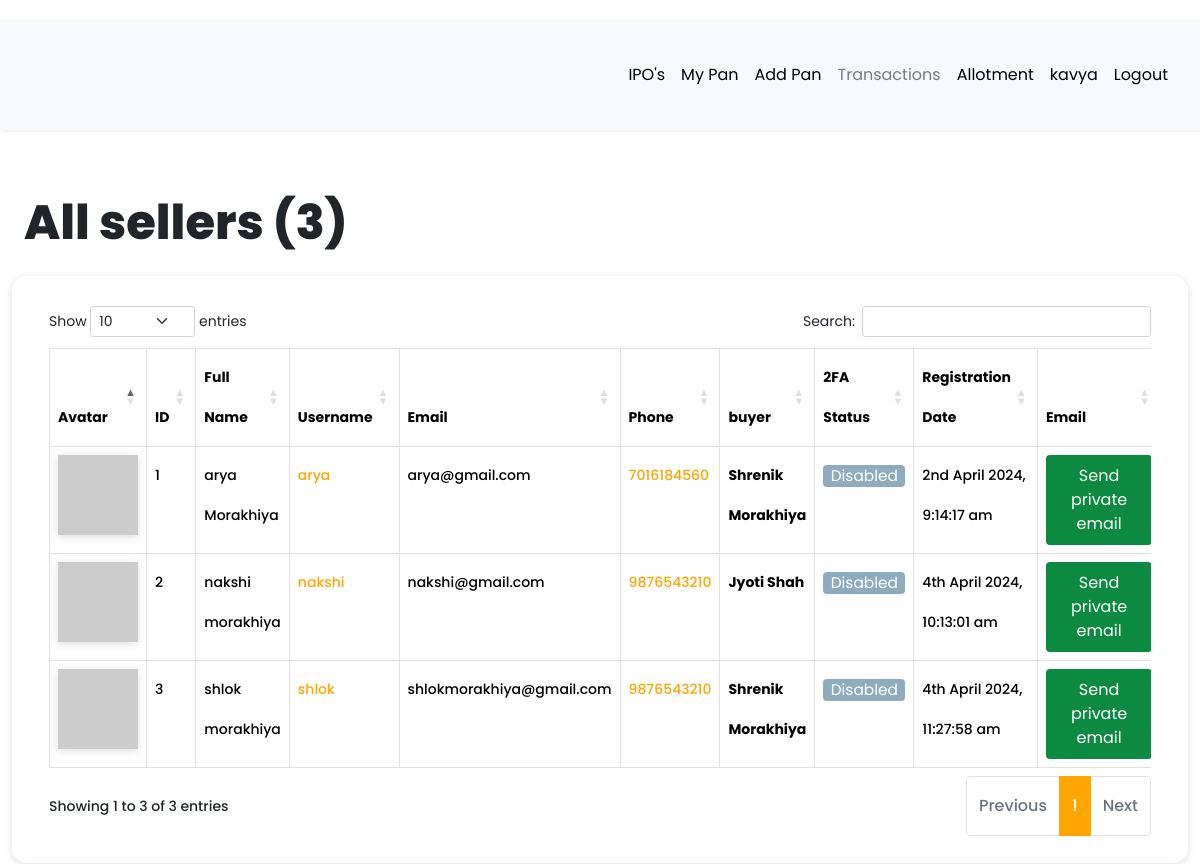
Before: /dashboard/all-sellers (signed in) with the older database file.
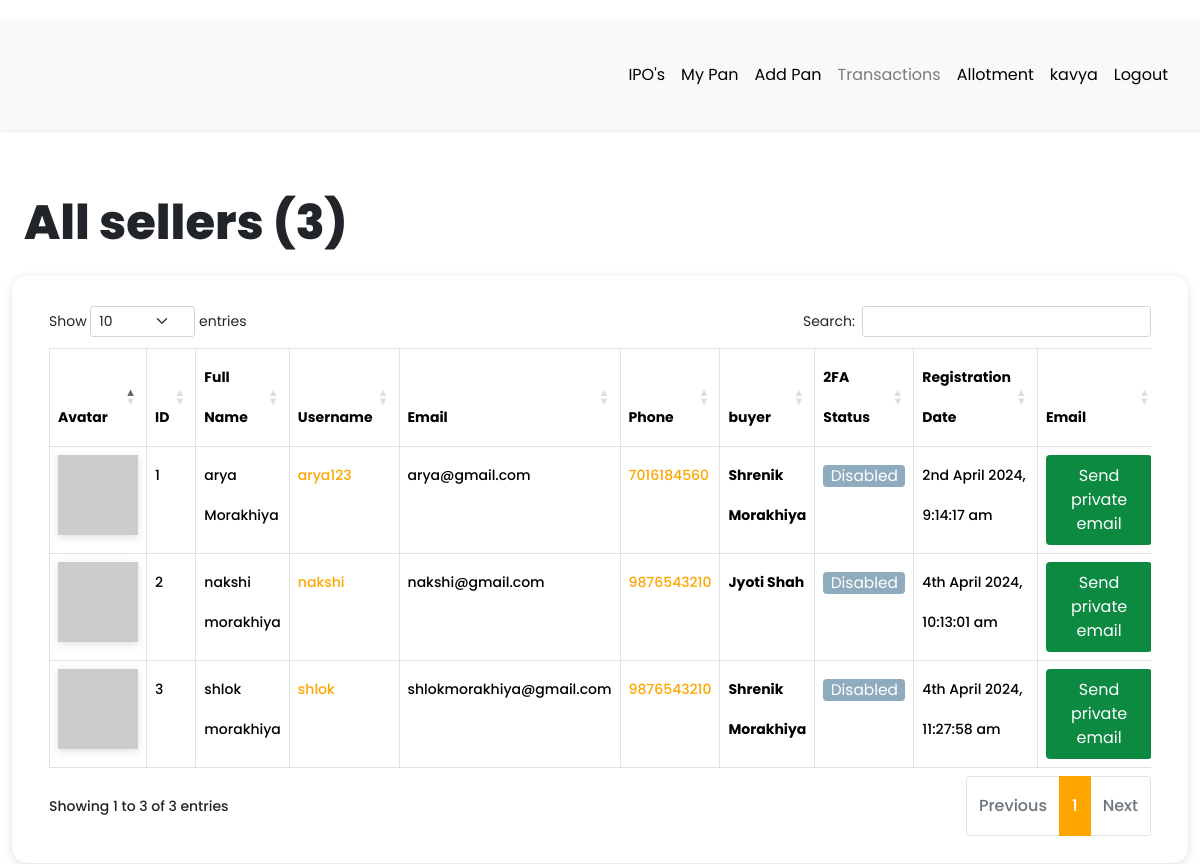
After: the same page with the newer database file.
### app/models.py (models this page shows, shortened)
class User(db.Model, UserMixin):
    __tablename__ = "user"
    id = db.Column(db.Integer, primary_key=True)
    first_name = db.Column(db.String(64), index=True, default="First Name", nullable=False)
    last_name = db.Column(db.String(64), index=True, default="Last Name", nullable=False)
    username = db.Column(db.String(64), index=True, unique=True, nullable=False)
    email = db.Column(db.String(128), index=True, unique=True, nullable=False)
    password_hash = db.Column(db.String(128))
    confirm_password = db.Column(db.String(128))
    phone_number = db.Column(db.String(20), default="7016184560", nullable=False)
    verification_phone = db.Column(db.String(20))
    active = db.Column(db.Boolean, nullable=False, default=True)
    delete_account = db.Column(db.Boolean, default=False)
    registered_at = db.Column(db.DateTime, default=datetime.utcnow, nullable=False)
    emails = db.relationship("Email", backref="author", lazy="dynamic")
    type = db.Column(db.String(64))
    __mapper_args__ = {"polymorphic_identity": "user", "polymorphic_on": "type"}
    def two_factor_enabled(self):
        return self.verification_phone is not None
    @property
    def is_active(self):
        return self.active
    def avatar(self, size):
        digest = md5(self.email.lower().encode("utf-8")).hexdigest()
        return f"https://www.gravatar.com/avatar/{digest}?d=identicon&s={size}"

class Seller(User):
    __tablename__ = "seller"
    id = db.Column(
        db.Integer,
        db.ForeignKey("user.id", ondelete="CASCADE", name="fk_seller_user_id"),  # Explicit FK name
        primary_key=True
    )
    current_residence = db.Column(db.String(64), default="Ahmedabad, Gujarat")
    buyer_id = db.Column(db.Integer, db.ForeignKey("buyer.id", ondelete="CASCADE"))
    buyer = db.relationship(
        "Buyer", backref="buyer", foreign_keys=[buyer_id], passive_deletes=True
    )
    __mapper_args__ = {"polymorphic_identity": "seller", "polymorphic_load": "inline"}

### app/routes.py (the view, shortened to what this page needs)
@app.route("/dashboard/all-sellers")
@login_required
def all_sellers():
    if current_user.type == "admin":
        sellers = Seller.query.all()
        all_registered_sellers = len(sellers)
        return render_template(
            "seller/all_sellers.html",
            title="All sellers",
            sellers=sellers,
            all_registered_sellers=all_registered_sellers,
        )
    else:
        return flash_message()

### app/models.py (called while the page is built)
@login.user_loader
def load_user(id):
    return User.query.get(int(id))

### app/templates/seller/all_sellers.html (shortened to what this page needs)
{% extends 'base.html' %}
{% block current_user_content %}
    <div class="container-fluid content">
        <div class="row">
            <div class="col-md-12">
                <h1 class="mt-4 mb-4">{{ title }} ({{ all_registered_sellers }})</h1>
            </div>
        </div>
        <div class="row users">
            <div class="col-md-12">
                <div class="table-responsive">
                    <table id="data" class="table table-hover table-bordered">
                        <thead>
                            <tr>
                                <th>Avatar</th>
                                <th>ID</th>
                                <th>Full Name</th>
                                <th>Username</th>
                                <th>Email</th>
                                <th>Phone</th>
                                <th>buyer</th>
                                <th>2FA Status</th>
                                <th>Registration Date</th>
                                <th>Email</th>
                            </tr>
                        </thead>
                        <tbody>
                            {% for seller in sellers %}
                                <tr>
                                    <td><img src="{{ seller.avatar(25) }}"></td>
                                    <td>{{ loop.index }}</td>
                                    <td>{{ seller.first_name }} {{ seller.last_name }}</td>
                                    <td> <a href="{{ url_for('all_transaction',seller_id = seller.id) }}">{{ seller.username }}</a></td>
                                    <td>{{ seller.email }}</td>
                                    <td><a href="https://wa.me/{{ seller.phone_number | replace('+', '') }}?text=Hello%20From%20somaSOMA" target="_blank">{{ seller.phone_number }}</a></td>
                                    <td><strong>{{ seller.buyer.first_name }} {{ seller.buyer.last_name }}</strong></td>
                                    {% if seller.two_factor_enabled() %}
                                        <td><span class="label label-info"> Enabled </span></td>
                                    {% else %}
                                        <td><span class="label label-info"> Disabled </span></td>
                                    {% endif %}
                                    <td>{{ moment(seller.registered_at).format('Do MMMM YYYY, h:mm:ss a') }}</td>
                                    <td>
                                        {% if seller.email == current_user.email %}
                                            <a
                                                href=" {{ url_for('compose_direct_email_to_seller', email=seller.email) }} "
                                                class="btn link_disabled"
                                                style="background-color: #0d8a41; color: white;">
                                                Send Private Email
                                            </a>
                                        {% else %}
                                            <a
                                                href=" {{ url_for('compose_direct_email_to_seller', email=seller.email) }} "
                                                class="btn"
                                                style="background-color: #0d8a41; color: white;">
                                                    Send private email
                                            </a>
                                        {% endif %}
                                    </td>
                                </tr>
                            {% endfor %}
                        </tbody>
                    </table>
                </div>
            </div>
        </div>
    </div>
{% endblock %}

### app/templates/base.html (shortened to what this page needs)
<!DOCTYPE html>
<html lang="eng">
<head>
  <link rel="stylesheet" href="https://cdnjs.cloudflare.com/ajax/libs/intl-tel-input/16.0.4/css/intlTelInput.css">
  <link rel="stylesheet" type="text/css" href="https://cdn.datatables.net/1.10.25/css/dataTables.bootstrap5.css">
  <link rel="stylesheet" href="../static/css/navbar.css">
  {% if current_user.is_authenticated %}
  <link rel="stylesheet" type="text/css" href="{{ url_for('static', filename='css/custom_current_user.css') }}"
    alt="52 Not available at this momoent">
  <link href="https://cdn.jsdelivr.net/npm/bootstrap@5.3.3/dist/css/bootstrap.min.css" rel="stylesheet"
>
  <link rel="stylesheet" href="../static/css/main.css">
  <link rel="stylesheet"
    href="https://cdnjs.cloudflare.com/ajax/libs/malihu-custom-scrollbar-plugin/3.1.5/jquery.mCustomScrollbar.min.css">
  {% endif %}
</head>
<body>
    {% if current_user.is_authenticated %}
    {% if current_user.is_active %}
    <div class="wrapper">
      <div id="content">
        <nav class="navbar navbar-expand-lg navbar-light bg-light">
          <div class="container-fluid">
            <div class="collapse navbar-collapse" id="navbarSupportedContent">
              <ul class="nav navbar-nav ms-auto">
                <li class="nav-item">
                  <a class="nav-link {{ 'link_disabled' if request.endpoint == 'view_product' else '' }}"
                    href="{{ url_for('view_product') }}" alt="459 Not available at this moment">IPO's</a>
                </li>
                <li class="nav-item">
                  <a class="nav-link {{ 'link_disabled' if request.endpoint == 'all_pan' else '' }}"
                    href="{{ url_for('all_pan') }}" alt="459 Not available at this moment">My Pan</a>
                </li>
                <li class="nav-item">
                  <a class="nav-link {{ 'link_disabled' if request.endpoint == 'add_pan' else '' }}"
                    href="{{ url_for('add_pan') }}" alt="459 Not available at this moment">Add Pan</a>
                </li>
                {% if current_user.type == "admin" or current_user.type == "buyer" %}
                <li class="nav-item">
                  <a class="nav-link {{ 'link_disabled' if request.endpoint == 'all_sellers' else '' }}"
                    href="{{ url_for('all_sellers') }}" alt="459 Not available at this moment">Transactions</a>
                </li>
                {% else %}
                <li class="nav-item">
                  <a class="nav-link {{ 'link_disabled' if request.endpoint == 'all_transaction' else '' }}"
                    href="{{ url_for('all_transaction') }}" alt="459 Not available at this moment">Transactions</a>
                </li>
                {% endif %}
                <li class="nav-item">
                  <a class="nav-link {{ 'link_disabled' if request.endpoint == 'checking_allotment' else '' }}"
                    href="{{ url_for('checking_allotment') }}" alt="459 Not available at this moment">Allotment</a>
                </li>
                <li class="nav-item ">
                  <a class="nav-link {{ 'link_disabled' if request.endpoint == 'dashboard' else '' }}"
                    href="{{ url_for('dashboard') }}" alt="459 Not available at this moment">{{ current_user.username
                    }}</a>
                </li>
                <li class="nav-item">
                  <a class="nav-link {{ 'link_disabled' if request.endpoint == 'logout' else '' }}"
                    href="{{ url_for('logout') }}" alt="459 Not available at this moment">Logout</a>
                </li>
              </ul>
            </div>
          </div>
        </nav>
        {% block current_user_content %}
        {% endblock %}
      </div>
    </div>
    {% endif %}
    {% endif %}
</body>
</html>

### app/static/css/navbar.css (style rules this page uses)
:root { --default-primary: #90f188; --default-secondary: #0f1d07; --container-gutter: clamp(2.5rem, 2.6455026455vw, 3.325rem); --theme-primary: var(--default-primary); --theme-secondary: var(--default-secondary); }

### app/static/css/custom_current_user.css (style rules this page uses)
body { font-family: 'Poppins', sans-serif; background: #fafafa; }
a, a:hover, a:focus { color: inherit; text-decoration: none; transition: all 0.3s; }
.navbar { padding: 15px 10px; background: #fff; border: none; border-radius: 0; margin-bottom: 40px; box-shadow: 1px 1px 3px #0000001a; }
.wrapper { display: flex; width: 100%; }
#content { width: calc(100%); padding-top: 20px; padding-bottom: 20px; min-height: 100vh; transition: all 0.3s; position: absolute; top: 0; right: 0; }
.users { margin-bottom: 25px; padding: 25px; border-radius: 15px; box-shadow: #63636333 0px 2px 8px 0px; }
.link_disabled { pointer-events: none; color: currentColor; cursor: not-allowed; opacity: 0.5; text-decoration: none; }
.btn { display: inline-block; font-weight: 400; line-height: 0.5; color: #575555; text-align: center; text-decoration: none; vertical-align: middle; cursor: pointer; -webkit-user-select: none; -moz-user-select: none; -ms-user-select: none; user-select: none; background-color: #c2c2c2; border: 1px solid transparent; padding: 0.8rem 0.8rem; font-size: 1.1em; border-radius: 0.25rem; transition: color 0.15s ease-in-out, background-color 0.15s ease-in-out, border-color 0.15s ease-in-out, box-shadow 0.15s ease-in-out; }
.label { display: inline-block; font-weight: 400; line-height: 0.5; text-align: center; text-decoration: none; vertical-align: middle; cursor: pointer; -webkit-user-select: none; -moz-user-select: none; -ms-user-select: none; user-select: none; background-color: #e2e2e2; border: 1px solid transparent; padding: 0.4rem 0.4rem; font-size: 1.1em; border-radius: 0.25rem; transition: color 0.15s ease-in-out, background-color 0.15s ease-in-out, border-color 0.15s ease-in-out, box-shadow 0.15s ease-in-out; }
.label-info { background-color: #8fabbe; }
.label-info, .label-success, .label-warning, .label-danger, .label-info:hover, .label-success:hover, .label-warning:hover, .label-danger:hover { color: white; }
img { box-shadow: #63636333 0px 2px 8px 0px; }

Changed rows visible on the page:
changed through a linked row, Seller "arya": username "arya" → "arya123"
